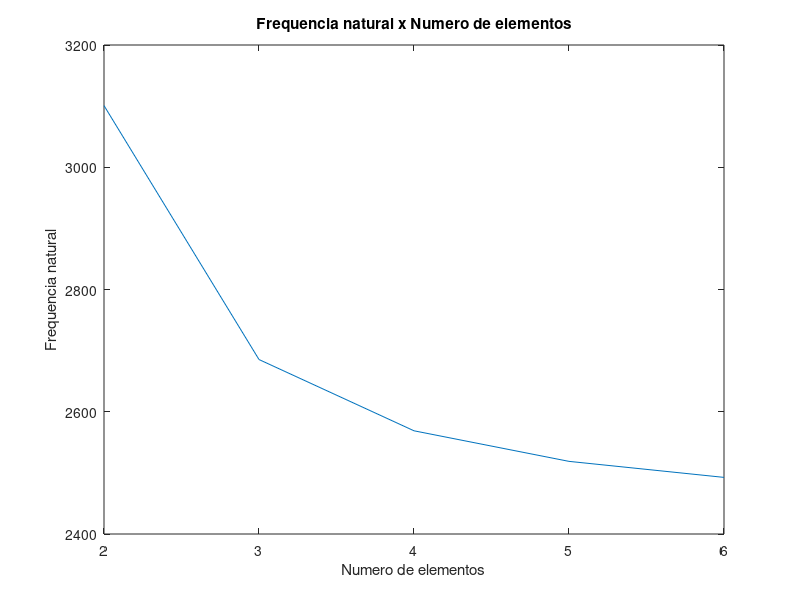

MATLAB code for this plot:
%% Lista 3 - Joao Paulo Rodrigues de Andrade
clear all;
clc;

E = 200*10^9; % modulo de elasticidade do aco = 200 GPa
raio = 0.05; % raio da secao transversal em m
A = pi*(raio^2);  % area 
L = 8; % comprimento m
rho = 7800; % massa especifica do aco
n_min = 2; % numero minimo de elementos
n_max = 6; % numero maximo de elementos
%
%
contador = 1;
for i=n_min:n_max
    n = i+1; % numero total de nos
    ngl = n-2; % graus de liberdade
    l = L/i; % comprimento do elemento
    K = zeros(ngl); % matriz rigidez global
    M = zeros(ngl); % matriz massa global
    
    k = E*A/l;
    m = rho*A*l/6;

    for j=1:ngl
        
        K(j,j) = 2*k;
        M(j,j) = 2*m;

        if j < ngl 
            K(j,j+1) = -k;
            M(j,j+1) = m;
        end
        if j > 1
            K(j,j-1) = -k;
            M(j,j-1) = m;
        end
    end
    [V, lambda] = eig(K,M);
    lambda = diag(lambda);
    w(contador) = sqrt(min(lambda));
    contador = contador + 1;
end

x = n_min:n_max;
plot(x,w)
title('Frequencia natural x Numero de elementos')
xlabel('Numero de elementos')
ylabel('Frequencia natural')